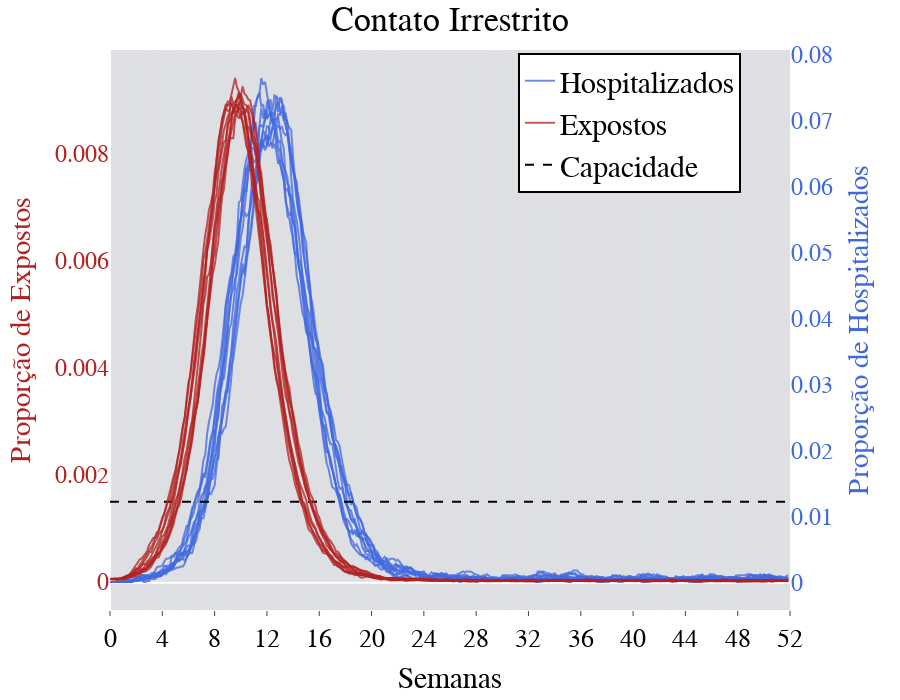

Notebook source saved alongside this figure:
### Code cell
make_beds_graph_unrest(results, np.array(sims)[:, 1], 7, name, h=None, make_df=False)

### Figure 1 — Plotly figure (JSON) as saved in the notebook; plotly's stock layout.template omitted (floating-point values rounded to 4 significant figures; data arrays with more than 128 entries replaced by an {"elided": "..."} marker saying what was removed)
{"data": [{"line": {"color": "rgb(0.25, 0.41, 0.88)", "width": 2}, "opacity": 0.75, "showlegend": false, "type": "scatter", "x": {"elided": "365 int values"}, "y": {"elided": "364 float values"}}, {"line": {"color": "firebrick", "width": 2}, "opacity": 0.75, "showlegend": false, "type": "scatter", "x": {"elided": "365 int values"}, "y": {"elided": "364 float values"}, "yaxis": "y2"}, {"line": {"color": "rgb(0.25, 0.41, 0.88)", "width": 2}, "name": "Hospitalizados", "opacity": 0.75, "showlegend": true, "type": "scatter", "x": {"elided": "365 int values"}, "y": {"elided": "364 float values"}}, {"line": {"color": "firebrick", "width": 2}, "name": "Expostos", "opacity": 0.75, "showlegend": true, "type": "scatter", "x": {"elided": "365 int values"}, "y": {"elided": "364 float values"}, "yaxis": "y2"}, {"line": {"color": "rgb(0.25, 0.41, 0.88)", "width": 2}, "opacity": 0.75, "showlegend": false, "type": "scatter", "x": {"elided": "365 int values"}, "y": {"elided": "364 float values"}}, {"line": {"color": "firebrick", "width": 2}, "opacity": 0.75, "showlegend": false, "type": "scatter", "x": {"elided": "365 int values"}, "y": {"elided": "364 float values"}, "yaxis": "y2"}, {"line": {"color": "rgb(0.25, 0.41, 0.88)", "width": 2}, "opacity": 0.75, "showlegend": false, "type": "scatter", "x": {"elided": "365 int values"}, "y": {"elided": "364 float values"}}, {"line": {"color": "firebrick", "width": 2}, "opacity": 0.75, "showlegend": false, "type": "scatter", "x": {"elided": "365 int values"}, "y": {"elided": "364 float values"}, "yaxis": "y2"}, {"line": {"color": "rgb(0.25, 0.41, 0.88)", "width": 2}, "opacity": 0.75, "showlegend": false, "type": "scatter", "x": {"elided": "365 int values"}, "y": {"elided": "364 float values"}}, {"line": {"color": "firebrick", "width": 2}, "opacity": 0.75, "showlegend": false, "type": "scatter", "x": {"elided": "365 int values"}, "y": {"elided": "364 float values"}, "yaxis": "y2"}, {"line": {"color": "rgb(0.25, 0.41, 0.88)", "width": 2}, "opacity": 0.75, "showlegend": false, "type": "scatter", "x": {"elided": "365 int values"}, "y": {"elided": "364 float values"}}, {"line": {"color": "firebrick", "width": 2}, "opacity": 0.75, "showlegend": false, "type": "scatter", "x": {"elided": "365 int values"}, "y": {"elided": "364 float values"}, "yaxis": "y2"}, {"line": {"color": "rgb(0.25, 0.41, 0.88)", "width": 2}, "opacity": 0.75, "showlegend": false, "type": "scatter", "x": {"elided": "365 int values"}, "y": {"elided": "364 float values"}}, {"line": {"color": "firebrick", "width": 2}, "opacity": 0.75, "showlegend": false, "type": "scatter", "x": {"elided": "365 int values"}, "y": {"elided": "364 float values"}, "yaxis": "y2"}, {"line": {"color": "rgb(0.25, 0.41, 0.88)", "width": 2}, "opacity": 0.75, "showlegend": false, "type": "scatter", "x": {"elided": "365 int values"}, "y": {"elided": "364 float values"}}, {"line": {"color": "firebrick", "width": 2}, "opacity": 0.75, "showlegend": false, "type": "scatter", "x": {"elided": "365 int values"}, "y": {"elided": "364 float values"}, "yaxis": "y2"}, {"line": {"color": "rgb(0.25, 0.41, 0.88)", "width": 2}, "opacity": 0.75, "showlegend": false, "type": "scatter", "x": {"elided": "365 int values"}, "y": {"elided": "364 float values"}}, {"line": {"color": "firebrick", "width": 2}, "opacity": 0.75, "showlegend": false, "type": "scatter", "x": {"elided": "365 int values"}, "y": {"elided": "364 float values"}, "yaxis": "y2"}, {"line": {"color": "rgb(0.25, 0.41, 0.88)", "width": 2}, "opacity": 0.75, "showlegend": false, "type": "scatter", "x": {"elided": "365 int values"}, "y": {"elided": "364 float values"}}, {"line": {"color": "firebrick", "width": 2}, "opacity": 0.75, "showlegend": false, "type": "scatter", "x": {"elided": "365 int values"}, "y": {"elided": "364 float values"}, "yaxis": "y2"}, {"line": {"color": "black", "dash": "dash", "width": 2}, "name": "Capacidade", "type": "scatter", "x": {"elided": "365 int values"}, "y": {"elided": "365 float values"}}], "layout": {"autosize": false, "font": {"color": "black", "family": "sans-serif", "size": 24}, "height": 700, "hovermode": "x", "legend": {"bgcolor": "white", "bordercolor": "Black", "borderwidth": 2, "font": {"color": "black", "size": 30}, "traceorder": "normal", "x": 0.6, "y": 0.995}, "margin": {"b": 80, "l": 110, "pad": 0, "r": 110, "t": 50}, "shapes": [{"fillcolor": "rgb(0.86, 0.86, 0.86)", "layer": "below", "line": {"width": 0}, "opacity": 0.7, "type": "rect", "x0": 0, "x1": 7, "xref": "x", "y0": 0, "y1": 1, "yref": "paper"}, {"fillcolor": "rgb(0.86, 0.86, 0.86)", "layer": "below", "line": {"width": 0}, "opacity": 0.7, "type": "rect", "x0": 7, "x1": 14, "xref": "x", "y0": 0, "y1": 1, "yref": "paper"}, {"fillcolor": "rgb(0.86, 0.86, 0.86)", "layer": "below", "line": {"width": 0}, "opacity": 0.7, "type": "rect", "x0": 14, "x1": 21, "xref": "x", "y0": 0, "y1": 1, "yref": "paper"}, {"fillcolor": "rgb(0.86, 0.86, 0.86)", "layer": "below", "line": {"width": 0}, "opacity": 0.7, "type": "rect", "x0": 21, "x1": 28, "xref": "x", "y0": 0, "y1": 1, "yref": "paper"}, {"fillcolor": "rgb(0.86, 0.86, 0.86)", "layer": "below", "line": {"width": 0}, "opacity": 0.7, "type": "rect", "x0": 28, "x1": 35, "xref": "x", "y0": 0, "y1": 1, "yref": "paper"}, {"fillcolor": "rgb(0.86, 0.86, 0.86)", "layer": "below", "line": {"width": 0}, "opacity": 0.7, "type": "rect", "x0": 35, "x1": 42, "xref": "x", "y0": 0, "y1": 1, "yref": "paper"}, {"fillcolor": "rgb(0.86, 0.86, 0.86)", "layer": "below", "line": {"width": 0}, "opacity": 0.7, "type": "rect", "x0": 42, "x1": 49, "xref": "x", "y0": 0, "y1": 1, "yref": "paper"}, {"fillcolor": "rgb(0.86, 0.86, 0.86)", "layer": "below", "line": {"width": 0}, "opacity": 0.7, "type": "rect", "x0": 49, "x1": 56, "xref": "x", "y0": 0, "y1": 1, "yref": "paper"}, {"fillcolor": "rgb(0.86, 0.86, 0.86)", "layer": "below", "line": {"width": 0}, "opacity": 0.7, "type": "rect", "x0": 56, "x1": 63, "xref": "x", "y0": 0, "y1": 1, "yref": "paper"}, {"fillcolor": "rgb(0.86, 0.86, 0.86)", "layer": "below", "line": {"width": 0}, "opacity": 0.7, "type": "rect", "x0": 63, "x1": 70, "xref": "x", "y0": 0, "y1": 1, "yref": "paper"}, {"fillcolor": "rgb(0.86, 0.86, 0.86)", "layer": "below", "line": {"width": 0}, "opacity": 0.7, "type": "rect", "x0": 70, "x1": 77, "xref": "x", "y0": 0, "y1": 1, "yref": "paper"}, {"fillcolor": "rgb(0.86, 0.86, 0.86)", "layer": "below", "line": {"width": 0}, "opacity": 0.7, "type": "rect", "x0": 77, "x1": 84, "xref": "x", "y0": 0, "y1": 1, "yref": "paper"}, {"fillcolor": "rgb(0.86, 0.86, 0.86)", "layer": "below", "line": {"width": 0}, "opacity": 0.7, "type": "rect", "x0": 84, "x1": 91, "xref": "x", "y0": 0, "y1": 1, "yref": "paper"}, {"fillcolor": "rgb(0.86, 0.86, 0.86)", "layer": "below", "line": {"width": 0}, "opacity": 0.7, "type": "rect", "x0": 91, "x1": 98, "xref": "x", "y0": 0, "y1": 1, "yref": "paper"}, {"fillcolor": "rgb(0.86, 0.86, 0.86)", "layer": "below", "line": {"width": 0}, "opacity": 0.7, "type": "rect", "x0": 98, "x1": 105, "xref": "x", "y0": 0, "y1": 1, "yref": "paper"}, {"fillcolor": "rgb(0.86, 0.86, 0.86)", "layer": "below", "line": {"width": 0}, "opacity": 0.7, "type": "rect", "x0": 105, "x1": 112, "xref": "x", "y0": 0, "y1": 1, "yref": "paper"}, {"fillcolor": "rgb(0.86, 0.86, 0.86)", "layer": "below", "line": {"width": 0}, "opacity": 0.7, "type": "rect", "x0": 112, "x1": 119, "xref": "x", "y0": 0, "y1": 1, "yref": "paper"}, {"fillcolor": "rgb(0.86, 0.86, 0.86)", "layer": "below", "line": {"width": 0}, "opacity": 0.7, "type": "rect", "x0": 119, "x1": 126, "xref": "x", "y0": 0, "y1": 1, "yref": "paper"}, {"fillcolor": "rgb(0.86, 0.86, 0.86)", "layer": "below", "line": {"width": 0}, "opacity": 0.7, "type": "rect", "x0": 126, "x1": 133, "xref": "x", "y0": 0, "y1": 1, "yref": "paper"}, {"fillcolor": "rgb(0.86, 0.86, 0.86)", "layer": "below", "line": {"width": 0}, "opacity": 0.7, "type": "rect", "x0": 133, "x1": 140, "xref": "x", "y0": 0, "y1": 1, "yref": "paper"}, {"fillcolor": "rgb(0.86, 0.86, 0.86)", "layer": "below", "line": {"width": 0}, "opacity": 0.7, "type": "rect", "x0": 140, "x1": 147, "xref": "x", "y0": 0, "y1": 1, "yref": "paper"}, {"fillcolor": "rgb(0.86, 0.86, 0.86)", "layer": "below", "line": {"width": 0}, "opacity": 0.7, "type": "rect", "x0": 147, "x1": 154, "xref": "x", "y0": 0, "y1": 1, "yref": "paper"}, {"fillcolor": "rgb(0.86, 0.86, 0.86)", "layer": "below", "line": {"width": 0}, "opacity": 0.7, "type": "rect", "x0": 154, "x1": 161, "xref": "x", "y0": 0, "y1": 1, "yref": "paper"}, {"fillcolor": "rgb(0.86, 0.86, 0.86)", "layer": "below", "line": {"width": 0}, "opacity": 0.7, "type": "rect", "x0": 161, "x1": 168, "xref": "x", "y0": 0, "y1": 1, "yref": "paper"}, {"fillcolor": "rgb(0.86, 0.86, 0.86)", "layer": "below", "line": {"width": 0}, "opacity": 0.7, "type": "rect", "x0": 168, "x1": 175, "xref": "x", "y0": 0, "y1": 1, "yref": "paper"}, {"fillcolor": "rgb(0.86, 0.86, 0.86)", "layer": "below", "line": {"width": 0}, "opacity": 0.7, "type": "rect", "x0": 175, "x1": 182, "xref": "x", "y0": 0, "y1": 1, "yref": "paper"}, {"fillcolor": "rgb(0.86, 0.86, 0.86)", "layer": "below", "line": {"width": 0}, "opacity": 0.7, "type": "rect", "x0": 182, "x1": 189, "xref": "x", "y0": 0, "y1": 1, "yref": "paper"}, {"fillcolor": "rgb(0.86, 0.86, 0.86)", "layer": "below", "line": {"width": 0}, "opacity": 0.7, "type": "rect", "x0": 189, "x1": 196, "xref": "x", "y0": 0, "y1": 1, "yref": "paper"}, {"fillcolor": "rgb(0.86, 0.86, 0.86)", "layer": "below", "line": {"width": 0}, "opacity": 0.7, "type": "rect", "x0": 196, "x1": 203, "xref": "x", "y0": 0, "y1": 1, "yref": "paper"}, {"fillcolor": "rgb(0.86, 0.86, 0.86)", "layer": "below", "line": {"width": 0}, "opacity": 0.7, "type": "rect", "x0": 203, "x1": 210, "xref": "x", "y0": 0, "y1": 1, "yref": "paper"}, {"fillcolor": "rgb(0.86, 0.86, 0.86)", "layer": "below", "line": {"width": 0}, "opacity": 0.7, "type": "rect", "x0": 210, "x1": 217, "xref": "x", "y0": 0, "y1": 1, "yref": "paper"}, {"fillcolor": "rgb(0.86, 0.86, 0.86)", "layer": "below", "line": {"width": 0}, "opacity": 0.7, "type": "rect", "x0": 217, "x1": 224, "xref": "x", "y0": 0, "y1": 1, "yref": "paper"}, {"fillcolor": "rgb(0.86, 0.86, 0.86)", "layer": "below", "line": {"width": 0}, "opacity": 0.7, "type": "rect", "x0": 224, "x1": 231, "xref": "x", "y0": 0, "y1": 1, "yref": "paper"}, {"fillcolor": "rgb(0.86, 0.86, 0.86)", "layer": "below", "line": {"width": 0}, "opacity": 0.7, "type": "rect", "x0": 231, "x1": 238, "xref": "x", "y0": 0, "y1": 1, "yref": "paper"}, {"fillcolor": "rgb(0.86, 0.86, 0.86)", "layer": "below", "line": {"width": 0}, "opacity": 0.7, "type": "rect", "x0": 238, "x1": 245, "xref": "x", "y0": 0, "y1": 1, "yref": "paper"}, {"fillcolor": "rgb(0.86, 0.86, 0.86)", "layer": "below", "line": {"width": 0}, "opacity": 0.7, "type": "rect", "x0": 245, "x1": 252, "xref": "x", "y0": 0, "y1": 1, "yref": "paper"}, {"fillcolor": "rgb(0.86, 0.86, 0.86)", "layer": "below", "line": {"width": 0}, "opacity": 0.7, "type": "rect", "x0": 252, "x1": 259, "xref": "x", "y0": 0, "y1": 1, "yref": "paper"}, {"fillcolor": "rgb(0.86, 0.86, 0.86)", "layer": "below", "line": {"width": 0}, "opacity": 0.7, "type": "rect", "x0": 259, "x1": 266, "xref": "x", "y0": 0, "y1": 1, "yref": "paper"}, {"fillcolor": "rgb(0.86, 0.86, 0.86)", "layer": "below", "line": {"width": 0}, "opacity": 0.7, "type": "rect", "x0": 266, "x1": 273, "xref": "x", "y0": 0, "y1": 1, "yref": "paper"}, {"fillcolor": "rgb(0.86, 0.86, 0.86)", "layer": "below", "line": {"width": 0}, "opacity": 0.7, "type": "rect", "x0": 273, "x1": 280, "xref": "x", "y0": 0, "y1": 1, "yref": "paper"}, {"fillcolor": "rgb(0.86, 0.86, 0.86)", "layer": "below", "line": {"width": 0}, "opacity": 0.7, "type": "rect", "x0": 280, "x1": 287, "xref": "x", "y0": 0, "y1": 1, "yref": "paper"}, {"fillcolor": "rgb(0.86, 0.86, 0.86)", "layer": "below", "line": {"width": 0}, "opacity": 0.7, "type": "rect", "x0": 287, "x1": 294, "xref": "x", "y0": 0, "y1": 1, "yref": "paper"}, {"fillcolor": "rgb(0.86, 0.86, 0.86)", "layer": "below", "line": {"width": 0}, "opacity": 0.7, "type": "rect", "x0": 294, "x1": 301, "xref": "x", "y0": 0, "y1": 1, "yref": "paper"}, {"fillcolor": "rgb(0.86, 0.86, 0.86)", "layer": "below", "line": {"width": 0}, "opacity": 0.7, "type": "rect", "x0": 301, "x1": 308, "xref": "x", "y0": 0, "y1": 1, "yref": "paper"}, {"fillcolor": "rgb(0.86, 0.86, 0.86)", "layer": "below", "line": {"width": 0}, "opacity": 0.7, "type": "rect", "x0": 308, "x1": 315, "xref": "x", "y0": 0, "y1": 1, "yref": "paper"}, {"fillcolor": "rgb(0.86, 0.86, 0.86)", "layer": "below", "line": {"width": 0}, "opacity": 0.7, "type": "rect", "x0": 315, "x1": 322, "xref": "x", "y0": 0, "y1": 1, "yref": "paper"}, {"fillcolor": "rgb(0.86, 0.86, 0.86)", "layer": "below", "line": {"width": 0}, "opacity": 0.7, "type": "rect", "x0": 322, "x1": 329, "xref": "x", "y0": 0, "y1": 1, "yref": "paper"}, {"fillcolor": "rgb(0.86, 0.86, 0.86)", "layer": "below", "line": {"width": 0}, "opacity": 0.7, "type": "rect", "x0": 329, "x1": 336, "xref": "x", "y0": 0, "y1": 1, "yref": "paper"}, {"fillcolor": "rgb(0.86, 0.86, 0.86)", "layer": "below", "line": {"width": 0}, "opacity": 0.7, "type": "rect", "x0": 336, "x1": 343, "xref": "x", "y0": 0, "y1": 1, "yref": "paper"}, {"fillcolor": "rgb(0.86, 0.86, 0.86)", "layer": "below", "line": {"width": 0}, "opacity": 0.7, "type": "rect", "x0": 343, "x1": 350, "xref": "x", "y0": 0, "y1": 1, "yref": "paper"}, {"fillcolor": "rgb(0.86, 0.86, 0.86)", "layer": "below", "line": {"width": 0}, "opacity": 0.7, "type": "rect", "x0": 350, "x1": 357, "xref": "x", "y0": 0, "y1": 1, "yref": "paper"}, {"fillcolor": "rgb(0.86, 0.86, 0.86)", "layer": "below", "line": {"width": 0}, "opacity": 0.7, "type": "rect", "x0": 357, "x1": 364, "xref": "x", "y0": 0, "y1": 1, "yref": "paper"}], "showlegend": true, "title": {"text": "Contato Irrestrito", "x": 0.5, "xanchor": "center", "y": 0.99, "yanchor": "top"}, "width": 900, "xaxis": {"showgrid": false, "tickfont": {"color": "black", "size": 26}, "tickmode": "array", "ticks": "outside", "ticktext": [0, 4, 8, 12, 16, 20, 24, 28, 32, 36, 40, 44, 48, 52], "tickvals": [0, 28, 56, 84, 112, 140, 168, 196, 224, 252, 280, 308, 336, 364], "title": {"font": {"size": 30}, "text": "Semanas"}}, "yaxis": {"automargin": false, "showgrid": false, "tickfont": {"color": "rgb(0.7, 0.13, 0.13)"}, "title": {"font": {"color": "rgb(0.7, 0.13, 0.13)"}, "text": "Proporção de Expostos"}, "zeroline": false}, "yaxis2": {"anchor": "x", "automargin": false, "overlaying": "y", "showgrid": false, "side": "right", "tickfont": {"color": "rgb(0.25, 0.41, 0.88)"}, "title": {"font": {"color": "rgb(0.25, 0.41, 0.88)"}, "text": "Proporção de Hospitalizados"}}}}
